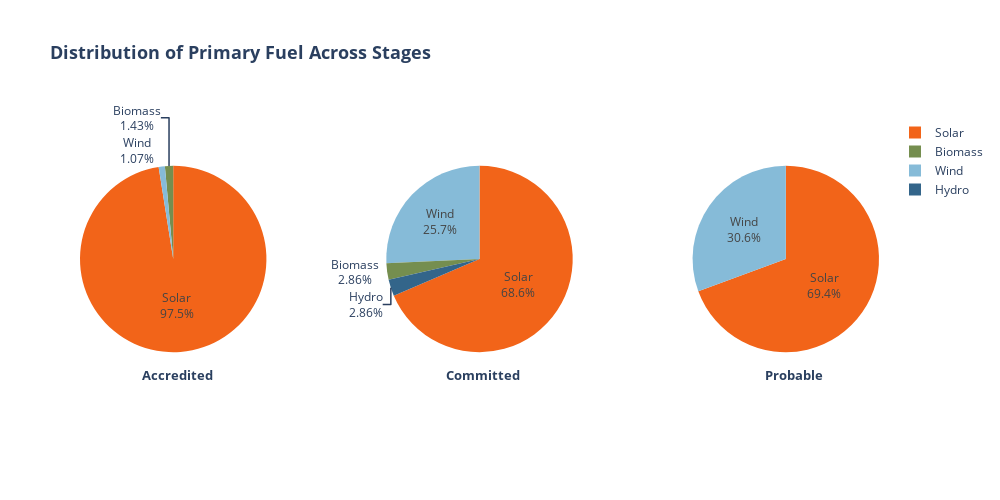

Notebook code cell kept with this figure:
### Code cell
# Projected Status of electricity production (renewable)
fuel_acc = accredited_geocoded.groupby('primaryfuel').size().reset_index(name = 'count')
fuel_com = committed_clean.groupby('primaryfuel').size().reset_index(name = 'count')
fuel_pro = probable_clean.groupby('primaryfuel').size().reset_index(name = 'count')

fig = make_subplots(rows = 1, cols = 3, 
                    specs = [[{'type': 'domain'}, {'type': 'domain'}, {'type': 'domain'}]], 
                    horizontal_spacing = 0.15)

# Set the datasets
datasets = [fuel_acc, fuel_com, fuel_pro]

# Set the colors
fuel_colors = {
    'Solar': '#f26419',   # Red
    'Wind': '#86bbd8',    # Light Blue
    'Biomass': '#758e4f', # Green
    'Hydro': '#33658a'    # Dark Blue
}

# Draw the pie charts
for i, data in enumerate(datasets):
    labels = [fuel for fuel in fuel_colors.keys() if fuel in data['primaryfuel'].values]
    values = [data.loc[data['primaryfuel'] == fuel, 'count'].values[0] if fuel in data['primaryfuel'].values else 0 for fuel in fuel_colors.keys()]
    colors = [fuel_colors[fuel] for fuel in fuel_colors.keys() if fuel in labels]

    fig.add_trace(
        go.Pie(
            labels = labels,
            values = values,
            marker = dict(colors = [fuel_colors[fuel] for fuel in labels]),
            textinfo = 'percent+label'  # show both %
        ),
        row = 1, col = i+1
    )

# Specify the layout
fig.update_layout(
    annotations = [
        dict(text = "<b>Accredited</b>", x = 0.075, y = 0.05, showarrow = False, font = dict(size = 13)),
        dict(text = "<b>Committed</b>",  x = 0.505, y = 0.05, showarrow = False, font = dict(size = 13)),
        dict(text = "<b>Probable</b>",   x = 0.932, y = 0.05, showarrow = False, font = dict(size = 13))
    ],
    title = dict(text = '<b>Distribution of Primary Fuel Across Stages</b>', font = dict(size = 18)),
    showlegend = True,
    width = 1000,
    height = 500,
    margin = dict(t = 100, b = 100)
)

fig.show()

### Figure 1 — Plotly figure (JSON) as saved in the notebook; plotly's stock layout.template omitted (floating-point values rounded to 4 significant figures)
{"data": [{"domain": {"x": [0, 0.2333], "y": [0, 1]}, "labels": ["Solar", "Wind", "Biomass"], "marker": {"colors": ["#f26419", "#86bbd8", "#758e4f"]}, "textinfo": "percent+label", "type": "pie", "values": [273, 3, 4, 0]}, {"domain": {"x": [0.3833, 0.6167], "y": [0, 1]}, "labels": ["Solar", "Wind", "Biomass", "Hydro"], "marker": {"colors": ["#f26419", "#86bbd8", "#758e4f", "#33658a"]}, "textinfo": "percent+label", "type": "pie", "values": [24, 9, 1, 1]}, {"domain": {"x": [0.7667, 1.0], "y": [0, 1]}, "labels": ["Solar", "Wind"], "marker": {"colors": ["#f26419", "#86bbd8"]}, "textinfo": "percent+label", "type": "pie", "values": [34, 15, 0, 0]}], "layout": {"annotations": [{"font": {"size": 13}, "showarrow": false, "text": "<b>Accredited</b>", "x": 0.075, "y": 0.05}, {"font": {"size": 13}, "showarrow": false, "text": "<b>Committed</b>", "x": 0.505, "y": 0.05}, {"font": {"size": 13}, "showarrow": false, "text": "<b>Probable</b>", "x": 0.932, "y": 0.05}], "height": 500, "margin": {"b": 100, "t": 100}, "showlegend": true, "title": {"font": {"size": 18}, "text": "<b>Distribution of Primary Fuel Across Stages</b>"}, "width": 1000}}
